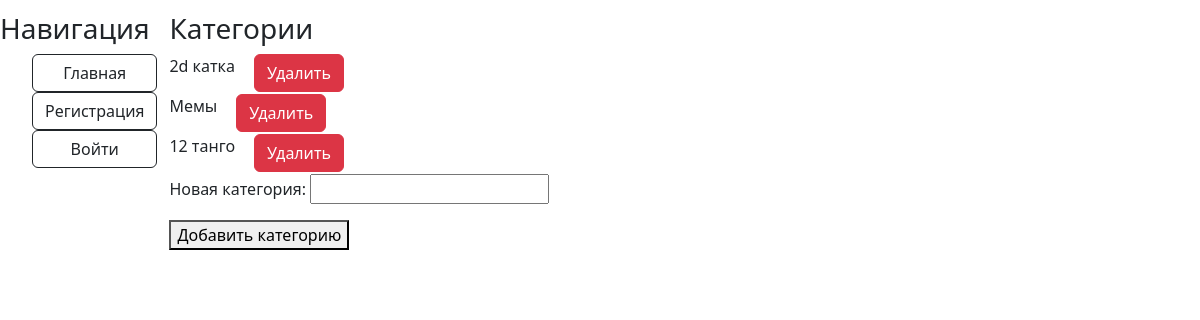
Screenshot of /categoty/ with the database file from the repository.
### accounts/models.py (models this page shows, shortened)
class Category(models.Model):
    name = models.CharField(max_length=250, verbose_name='Название', unique=True, blank=False)

### accounts/views.py (the view)
# urls.py: path('categoty/', category_view, name="category"),
def category_view(request):
    cat_list = Category.objects.all()
    if request.method == 'POST':
        form = CategoryList(request.POST)
        if form.is_valid():
            Category.objects.create(**form.cleaned_data)
    else:
        form = CategoryList()
    return render(request, 'cat_list.html', context={'form': form, 'cat_list': cat_list})

### accounts/forms.py
class CategoryList(forms.ModelForm):
    name = forms.CharField(max_length=250, label='Новая категория',  required=True)
    class Meta:
        model = Category
        fields = ['name']

### accounts/templates/cat_list.html (shortened to what this page needs)
{% extends 'index.html' %}
{% load bootstrap4 %}
{% block content %}
<h3>Категории</h3>
    {% for i in cat_list %}
        <div style="display: flex;">
            <p style="margin-right: 5%;">{{ i.name }}</p>
            <form action="{% url 'delete_category' i.id %}" method="POST" >
            <button type="submit" class="btn btn-danger">Удалить</button>
        </form>
        </div>
    {% endfor %}
    <form action="" method="post">
        {{ form.as_p }}
        <button type="submit">Добавить категорию</button>
    </form>
{% endblock %}

### rows the page displays
Category: name "2d катка"
Category: name "Мемы"
Category: name "12 танго"
